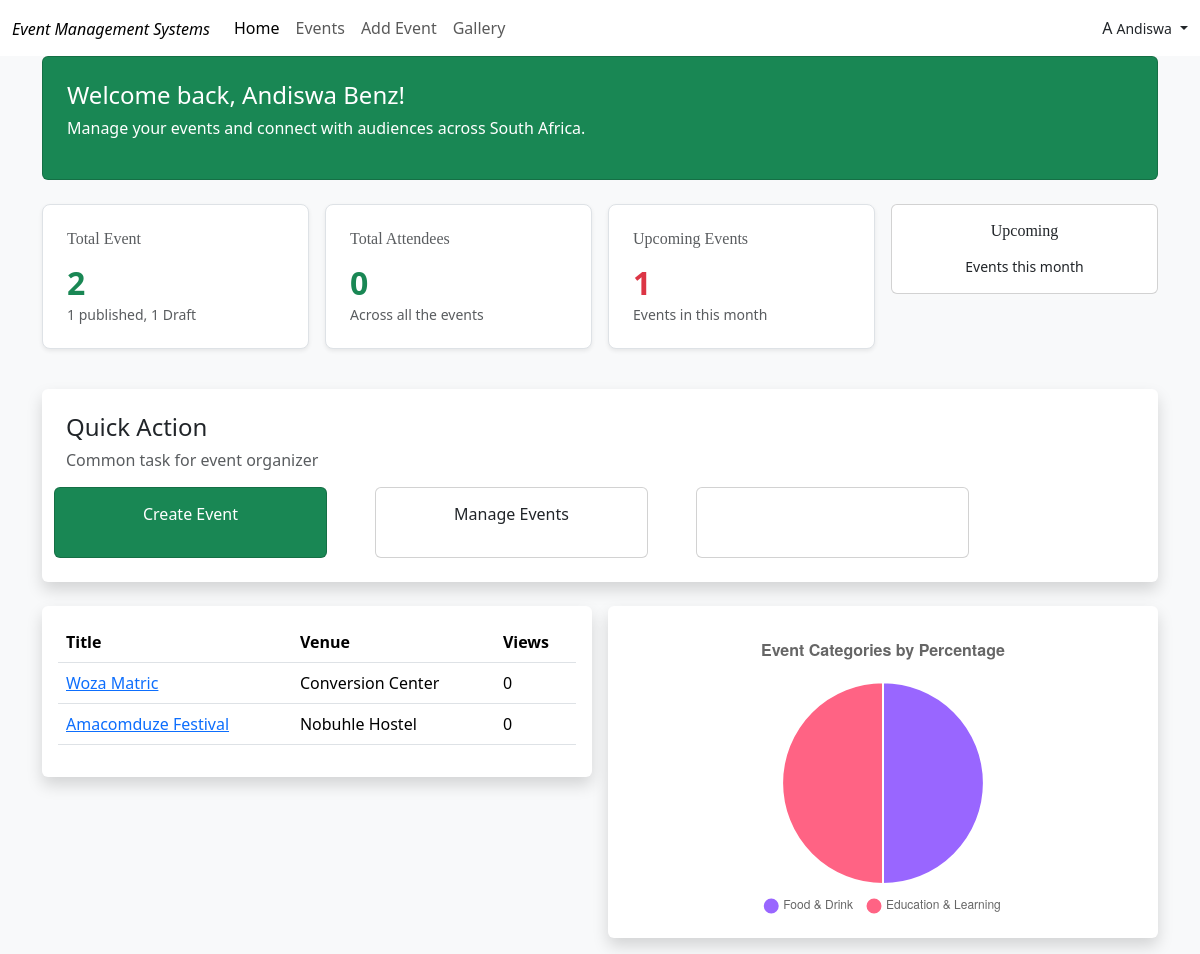
/organizer-overview/ (signed in), run on an earlier commit of the app's database.
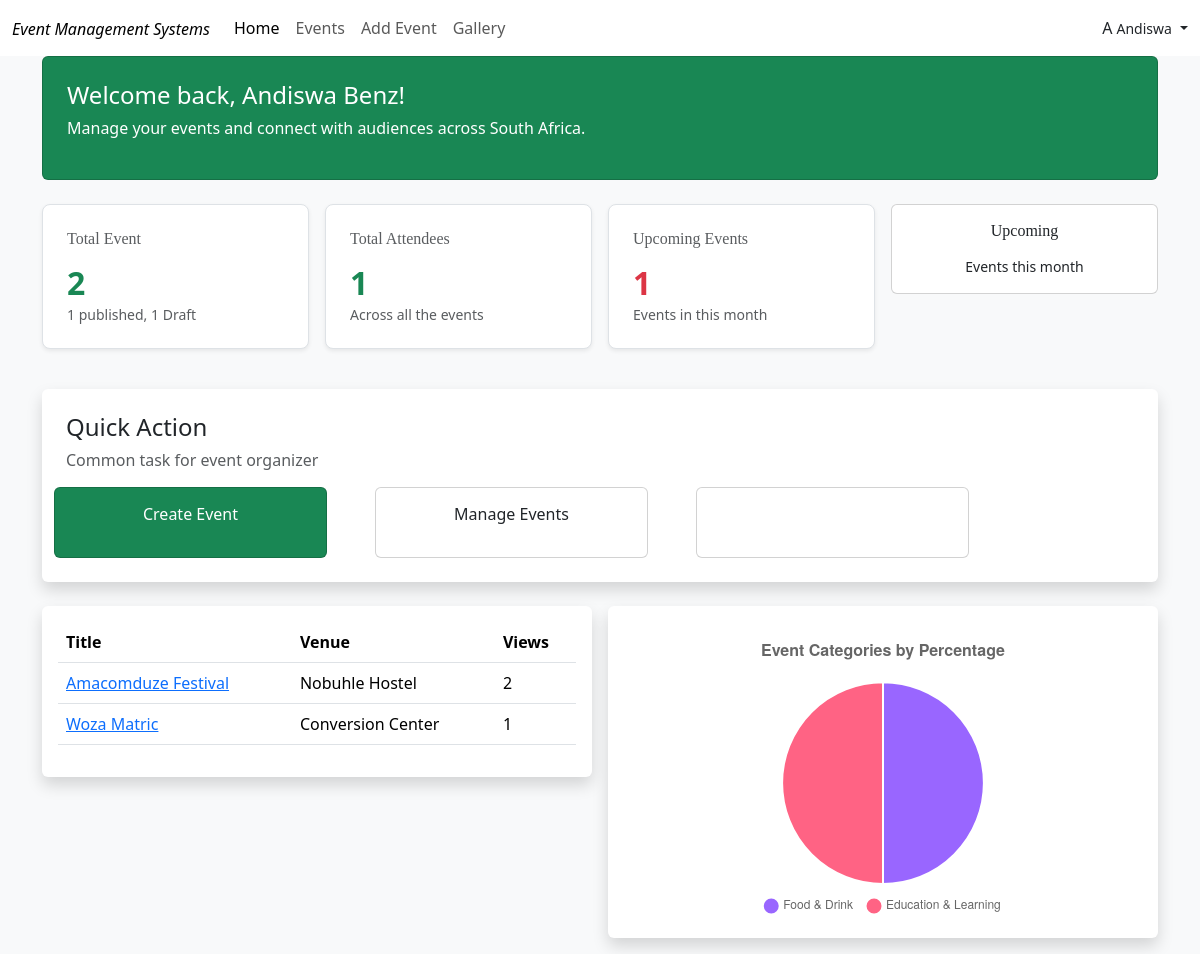
And on a later commit of the database.
### event_app/models.py (models this page shows, shortened)
class Event(models.Model):
    MUSIC_ARTS = 'music-arts'
    BUSINESS = 'business'
    SPORTS = 'sports'
    TECHNOLOGY = 'technology'
    FOOD_DRINK = 'food-drink'
    HEALTH_WELLNESS = 'health-wellness'
    EDUCATION = 'education'
    COMMUNITY = 'community'
    CHARITY = 'charity'
    GOVERNMENT = 'government'
    TOURISM = 'tourism'
    CATEGORY_CHOICES = [
        (MUSIC_ARTS, 'Music & Arts'),
        (BUSINESS, 'Business & Professional'),
        (SPORTS, 'Sports & Fitness'),
        (TECHNOLOGY, 'Technology'),
        (FOOD_DRINK, 'Food & Drink'),
        (HEALTH_WELLNESS, 'Health & Wellness'),
        (EDUCATION, 'Education & Learning'),
        (COMMUNITY, 'Community & Culture'),
        (CHARITY, 'Charity & Fundraising'),
        (GOVERNMENT, 'Government & Politics'),
        (TOURISM, 'Tourism & Hospitality'),
    ]
    DRAFT = 'draft'
    PUBLISHED = 'published'
    CANCELLED = 'cancelled'
    COMPLETED = 'completed'
    STATUS_CHOICES = [
        (DRAFT, 'Draft'),
        (PUBLISHED, 'Published'),
        (CANCELLED, 'Cancelled'),
        (COMPLETED, 'Completed'),
    ]
    title = models.CharField(max_length=200)
    description = models.TextField()
    category = models.CharField(max_length=80, choices=CATEGORY_CHOICES)
    status = models.CharField(max_length=20, choices=STATUS_CHOICES, default=DRAFT)
    organizer = models.ForeignKey(User, on_delete=models.CASCADE, related_name='organized_events')
    attendees = models.ManyToManyField(
        Attendee,
        through='EventRegistration',
        related_name='events',
        blank=True
    )
    start_date = models.DateField()
    end_date = models.DateField()
    start_time = models.TimeField()
    end_time = models.TimeField()
    venue = models.CharField(max_length=200)
    city = models.CharField(max_length=100)
    is_online = models.BooleanField(default=False)
    online_link = models.URLField(blank=True, null=True)
    image = models.ImageField(upload_to='event_images/', blank=True, null=True)
    tags = models.TextField(help_text='Comma-separated tags', blank=True)
    views_count = models.PositiveIntegerField(default=0, editable=False)
    created_at = models.DateTimeField(auto_now_add=True)
    updated_at = models.DateTimeField(auto_now=True)
    class Meta:
        ordering = ['-created_at']

### event_app/views.py (the view)
# urls.py: path('organizer-overview/', views.organizer_overview, name='organizer_overview'),
@login_required
def organizer_overview(request):
    organizer = request.user
    events = Event.objects.filter(organizer=organizer)
    total_events = events.count()
    published_events_count = events.filter(status=Event.PUBLISHED).count()
    draft_events_count = events.filter(status=Event.DRAFT).count()
    now = timezone.now()
    current_month_start = now.replace(day=1, hour=0, minute=0, second=0, microsecond=0)
    if now.month == 12:
        next_month_start = now.replace(year=now.year + 1, month=1, day=1, hour=0, minute=0, second=0, microsecond=0)
    else:
        next_month_start = now.replace(month=now.month + 1, day=1, hour=0, minute=0, second=0, microsecond=0)
    upcoming_events_this_month = events.filter(
        start_date__gte=now.date(),
        start_date__lt=next_month_start.date(),
        status=Event.PUBLISHED
    )
    upcoming_events_count = upcoming_events_this_month.count()
    total_attendees = events.aggregate(
        total=Count('attendees', distinct=True)
    )['total'] or 0
    organizer_events = events.annotate(
        attendee_count=Count('attendees')
    ).order_by('-attendee_count', '-created_at')  # Secondary sort by creation date
    category_data = events.values('category').annotate(
        count=Count('id')
    ).order_by('-count')
    chart_labels = []
    chart_data = []
    chart_colors = []
    category_colors = {
        Event.MUSIC_ARTS: '#FF6384',
        Event.BUSINESS: '#36A2EB',
        Event.SPORTS: '#FFCE56',
        Event.TECHNOLOGY: '#4BC0C0',
        Event.FOOD_DRINK: '#9966FF',
        Event.HEALTH_WELLNESS: '#FF9F40',
        Event.EDUCATION: '#FF6384',
        Event.COMMUNITY: '#C9CBCF',
        Event.CHARITY: '#4BC0C0',
        Event.GOVERNMENT: '#36A2EB',
        Event.TOURISM: '#FFCE56'
    }
    for item in category_data:
        category = item['category']
        count = item['count']
        percentage = round((count / total_events) * 100, 1) if total_events > 0 else 0
        category_display = dict(Event.CATEGORY_CHOICES).get(category, category)
        chart_labels.append(category_display)
        chart_data.append(percentage)
        chart_colors.append(category_colors.get(category, '#C9CBCF'))
    chart_data_json = json.dumps({
        'labels': chart_labels,
        'data': chart_data,
        'colors': chart_colors
    })
    print(f"Total events: {total_events}")
    print(f"Published: {published_events_count}, Draft: {draft_events_count}")
    print(f"Upcoming this month: {upcoming_events_count}")
    context = {
        'total_events': total_events,
        'published_events_count': published_events_count,
        'draft_events_count': draft_events_count,
        'upcoming_events_count': upcoming_events_count,
        'total_attendees': total_attendees,
        'organizer_events': organizer_events,  # List of events ordered by attendee count
        'category_chart_data': chart_data_json,  # JSON data for Chart.js
        'category_breakdown': category_data,
    }
    return render(request, 'organizer_dashboard.html', context)

### templates/organizer_dashboard.html (shortened to what the changed rows need)
{% extends "base.html" %}
{% block content %}
<div class="container">
    <div class="row g-3 mb-4">
        <div class="col-md-3">
            <div class="card border rounded-3 p-4 mb-3 shadow-sm">
                <div>
                    <p class="h2 fw-bold text-success mb-1">
                        {{ total_attendees }}
                    </p>
                    <p class="text-muted small mb-0">Across all the events</p>
                </div>
            </div>
        </div>
    </div>
    <div class="row g-3">
        <div class="col-md-6">
            <div class="bg-white rounded shadow p-3 mb-3">
                {% if organizer_events %}
                <table class="table">
                    <thead>
                        <tr>
                            <th scope="col">Title</th>
                            <th scope="col">Venue</th>
                            <th scope="col">Views</th>
                        </tr>
                    </thead>
                    <tbody>
                        {% for event in organizer_events %}
                        <tr>
                            <td><a href="{% url 'event_analytics' event.pk %}">{{event.title}}</a></td>
                            <td>{{event.venue}}</td>
                            <td>{{event.views_count}}</td>
                        </tr>
                        {%endfor%}
                    </tbody>
                </table>
                {% else %}
                <p class="text-muted">No events found.</p>
                {% endif %}
            </div>
        </div>
    </div>
</div>
{% endblock content %}

What changed in the data, as far as the page shows it:
changed Event "Amacomduze Festival": views_count "0" → "2"; moves up the list
changed Event "Woza Matric": views_count "0" → "1"
Also different on the page:
{{ total_attendees }}: "0" → "1"
